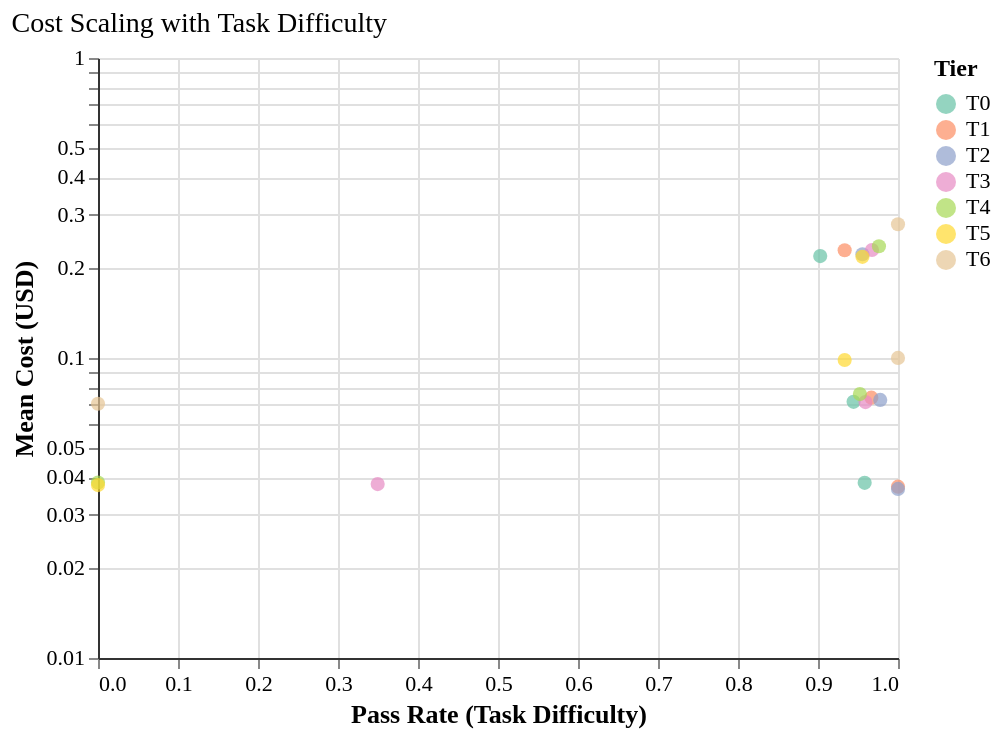

Describe this chart as a Vega-Lite specification.
### Vega-Lite specification from a JSON file in a GitHub repository (floating-point values rounded to 4 significant figures)
{"config": {"font": "serif", "axis": {"labelFontSize": 11, "titleFontSize": 13, "gridColor": "#e0e0e0", "domainColor": "#333333"}, "legend": {"labelFontSize": 11, "titleFontSize": 12}, "title": {"fontSize": 14, "anchor": "start", "fontWeight": "normal"}, "view": {"stroke": null, "continuousWidth": 400, "continuousHeight": 300}, "mark": {"tooltip": true}}, "data": {"name": "data-7aadd5eec412fdfa64ca29ea8c4af94b"}, "mark": {"type": "circle", "opacity": 0.7, "size": 50}, "encoding": {"color": {"field": "tier", "scale": {"domain": ["T0", "T1", "T2", "T3", "T4", "T5", "T6"], "range": ["#66c2a5", "#fc8d62", "#8da0cb", "#e78ac3", "#a6d854", "#ffd92f", "#e5c494"]}, "sort": ["T0", "T1", "T2", "T3", "T4", "T5", "T6"], "title": "Tier", "type": "ordinal"}, "tooltip": [{"field": "experiment", "title": "Experiment", "type": "ordinal"}, {"field": "tier", "title": "Tier", "type": "ordinal"}, {"field": "mean_cost", "format": "$.4f", "title": "Mean Cost", "type": "quantitative"}, {"field": "pass_rate", "format": ".2%", "title": "Pass Rate", "type": "quantitative"}], "x": {"field": "pass_rate", "scale": {"domain": [0, 1]}, "title": "Pass Rate (Task Difficulty)", "type": "quantitative"}, "y": {"field": "mean_cost", "scale": {"type": "log"}, "title": "Mean Cost (USD)", "type": "quantitative"}}, "title": "Cost Scaling with Task Difficulty", "$schema": "https://vega.github.io/schema/vega-lite/v6.1.0.json", "datasets": {"data-7aadd5eec412fdfa64ca29ea8c4af94b": [{"experiment": "test-001", "tier": "T0", "mean_cost": 0.03837, "pass_rate": 0.9583}, {"experiment": "test-001", "tier": "T1", "mean_cost": 0.03726, "pass_rate": 1.0}, {"experiment": "test-001", "tier": "T2", "mean_cost": 0.03661, "pass_rate": 1.0}, {"experiment": "test-001", "tier": "T3", "mean_cost": 0.038, "pass_rate": 0.3496}, {"experiment": "test-001", "tier": "T4", "mean_cost": 0.03847, "pass_rate": 0.0}, {"experiment": "test-001", "tier": "T5", "mean_cost": 0.03771, "pass_rate": 0.0}, {"experiment": "test-001", "tier": "T6", "mean_cost": 0.07037, "pass_rate": 0.0}, {"experiment": "test-002", "tier": "T0", "mean_cost": 0.2187, "pass_rate": 0.9028}, {"experiment": "test-002", "tier": "T1", "mean_cost": 0.2287, "pass_rate": 0.9333}, {"experiment": "test-002", "tier": "T2", "mean_cost": 0.2217, "pass_rate": 0.9556}, {"experiment": "test-002", "tier": "T3", "mean_cost": 0.2291, "pass_rate": 0.9675}, {"experiment": "test-002", "tier": "T4", "mean_cost": 0.2359, "pass_rate": 0.9762}, {"experiment": "test-002", "tier": "T5", "mean_cost": 0.2174, "pass_rate": 0.9556}, {"experiment": "test-002", "tier": "T6", "mean_cost": 0.2792, "pass_rate": 1.0}, {"experiment": "test-003", "tier": "T0", "mean_cost": 0.07141, "pass_rate": 0.9444}, {"experiment": "test-003", "tier": "T1", "mean_cost": 0.07376, "pass_rate": 0.9667}, {"experiment": "test-003", "tier": "T2", "mean_cost": 0.07251, "pass_rate": 0.9778}, {"experiment": "test-003", "tier": "T3", "mean_cost": 0.07128, "pass_rate": 0.9593}, {"experiment": "test-003", "tier": "T4", "mean_cost": 0.07579, "pass_rate": 0.9524}, {"experiment": "test-003", "tier": "T5", "mean_cost": 0.09845, "pass_rate": 0.9333}, {"experiment": "test-003", "tier": "T6", "mean_cost": 0.1001, "pass_rate": 1.0}]}}
